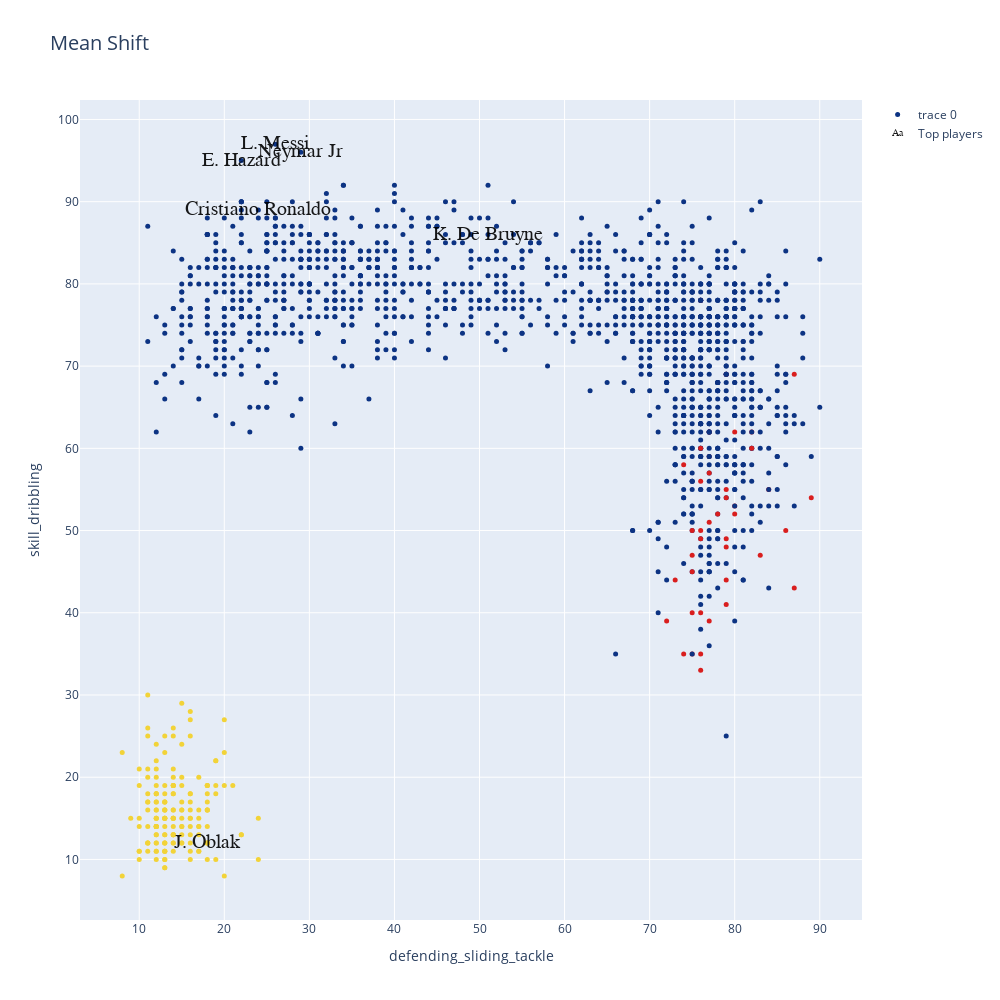

The code cell stored with this chart in its notebook:
### Code cell
data=[]
bool_crack=df_n["overall"] > 90
bool_no_crack=df_n["overall"] < 91


#Eligo dos números entre 0 y  de n_skills-1
skill_1=skills_ratings[28]
skill_2=skills_ratings[5]


MeanShift_clusters = go.Scatter(x=df_skills[skill_1], y=df_skills[skill_2],
                           mode='markers',
                        text=df_n.loc[:,'team_position'],
                           marker=dict(
                                size=5,
                                color = clusters2.astype(np.float), #set color equal to a variable
                                colorscale='Portland',
                                showscale=False)
                           )

crack =go.Scatter(x=df_skills.loc[bool_crack,skill_1], y=df_skills.loc[bool_crack,skill_2],name='Top players',
                      text=df_n.loc[bool_crack,'short_name'],
                      textfont=dict(family='sans serif',size=20,color='black'),
                      opacity=0.9,mode='text')

data=[MeanShift_clusters,crack]

layout = go.Layout(title="Mean Shift",titlefont=dict(size=20),
                xaxis=dict(title=skill_1),
                yaxis=dict(title=skill_2),
                autosize=False, width=1000,height=1000)

fig = go.Figure(data=data, layout=layout)

iplot(fig)

### Figure 1 — Plotly figure (JSON) as saved in the notebook; plotly's stock layout.template omitted (floating-point values rounded to 4 significant figures; data arrays with more than 128 entries replaced by an {"elided": "..."} marker saying what was removed)
{"data": [{"marker": {"color": {"elided": "1615 int values"}, "colorscale": [[0, "rgb(12,51,131)"], [0.25, "rgb(10,136,186)"], [0.5, "rgb(242,211,56)"], [0.75, "rgb(242,143,56)"], [1, "rgb(217,30,30)"]], "showscale": false, "size": 5}, "mode": "markers", "text": {"elided": "1615 str values"}, "type": "scatter", "x": {"elided": "1615 int values"}, "y": {"elided": "1615 int values"}}, {"mode": "text", "name": "Top players", "opacity": 0.9, "text": ["L. Messi", "Cristiano Ronaldo", "Neymar Jr", "J. Oblak", "E. Hazard", "K. De Bruyne"], "textfont": {"color": "black", "family": "sans serif", "size": 20}, "type": "scatter", "x": [26, 24, 29, 18, 22, 51], "y": [97, 89, 96, 12, 95, 86]}], "layout": {"autosize": false, "height": 1000, "title": {"font": {"size": 20}, "text": "Mean Shift"}, "width": 1000, "xaxis": {"title": {"text": "defending_sliding_tackle"}}, "yaxis": {"title": {"text": "skill_dribbling"}}}}
